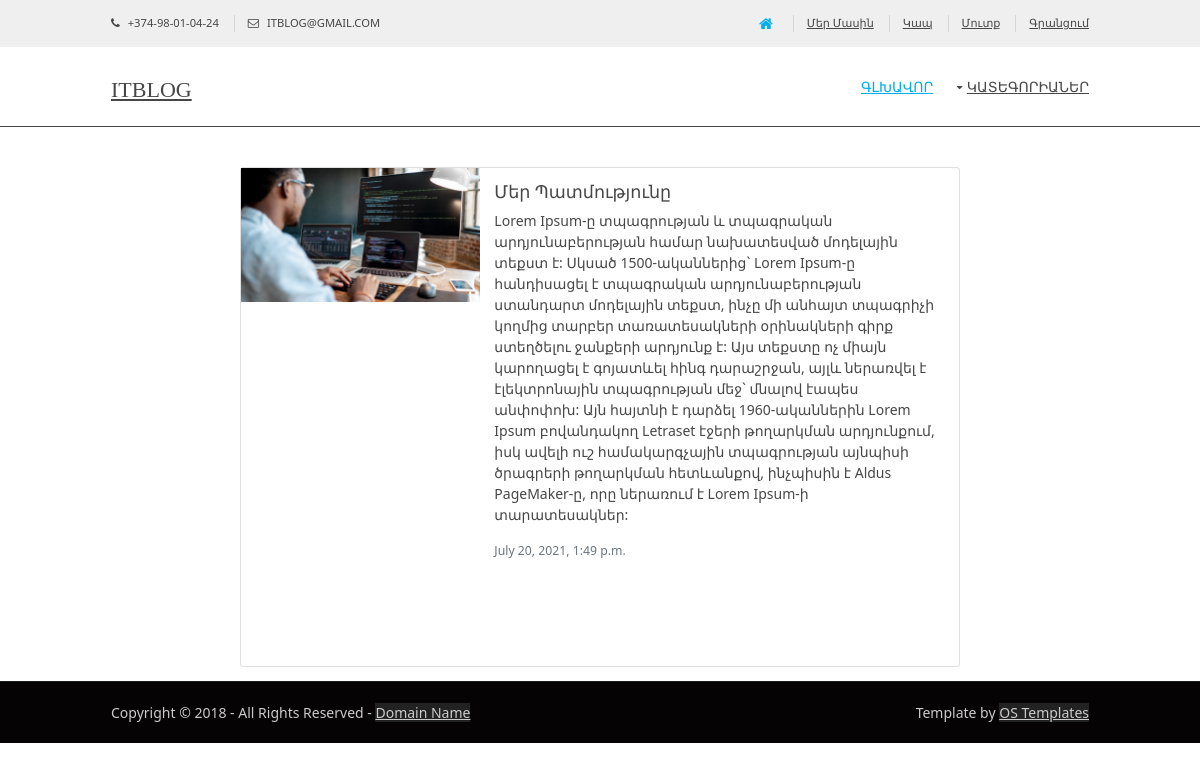
The app's page /about_us/ with its own data.
### contact/models.py (models this page shows)
class AboutUs(BasePost):
    image = models.ImageField('Լուսանկար', upload_to='media/contact/aboutus/')
    class Meta:
        verbose_name = 'Գրառում ընկերության մասին'
        verbose_name_plural = 'Գրառումներ ընկերության մասին'
        ordering = ['-created_date']

### contact/views.py (the view)
# urls.py: path('about_us/', about_us, name='about_us'),
def about_us(request):
    post = AboutUs.objects.first()
    return render(request, 'contact/about_us.html', {'post': post})

### blog/models.py (called while the page is built)
    def get_absolute_url(self):
        return reverse_lazy('post_by_category', kwargs={'pk': self.pk,
                                                        'slug': self.slug})

### blog/templatetags/blog_tags.py (called while the page is built)
@register.simple_tag(name='get_categories')
def get_categories():
    return Category.objects.all()

### contact/templates/contact/about_us.html (shortened to what this page needs)
{% extends 'base.html' %}
{% block content %}
<div class="card mb-3" style="max-width: 720px; height: 500px; margin-left: auto; margin-right: auto; margin-top: 40px;" >
    <div class="row g-0">
        <div class="col-md-4">
            <img src="{{post.image.url}}" height="300px">
        </div>
        <div class="col-md-8">
            <div class="card-body">
                <h5 class="card-title">{{ post.title }}</h5>
                <p class="card-text">{{post.content}}</p>
                <p class="card-text"><small class="text-muted">{{post.created_date}}</small></p>
            </div>
        </div>
    </div>
</div>
{% endblock content %}

### ItBlog/static/styles/layout.css (style rules this page uses)
*, *::before, *::after { transition:all .28s ease-in-out; }
body { color:#CBCBCB; background-color:#222222; }

### ItBlog/static/styles/framework.css (style rules this page uses)
html { overflow-y:scroll; overflow-x:hidden; }
html, body { margin:0; padding:0; font-size:14px; line-height:1.6em; }
*, *::before, *::after { box-sizing:border-box; }
img { width:auto; max-width:100%; height:auto; margin:0; padding:0; border:none; line-height:normal; vertical-align:middle; }
body, input, textarea, select { font-family:Verdana, Geneva, sans-serif; }
h1, h2, h3, h4, h5, h6, .heading { font-family:Georgia, "Times New Roman", Times, serif; }
h1, h2, h3, h4, h5, h6, .heading { margin:0 0 20px 0; font-size:22px; line-height:normal; font-weight:normal; text-transform:capitalize; }

### records on screen
AboutUs: image (picture), title "Մեր Պատմությունը", content "Lorem Ipsum-ը տպագրության և տպագրական արդյունաբերության համար նախատեսված մոդելային տեքստ է: Սկսած 1500-ականներից` Lorem Ipsum-ը հանդիսացել է տպագրական արդյունաբերության ստանդարտ մոդելային տեքստ, ինչը մի անհայտ տպագրիչի կողմից տարբեր տառատեսակների օրինակների գիրք ստեղծելու ջանքերի արդյունք է: Այս տեքստը ոչ միայն կարողացել է գոյատևել հինգ դարաշրջան, այլև ներառվել է էլեկտրոնային տպագրության մեջ` մնալով էապես անփոփոխ: Այն հայտնի է դարձել 1960-ականներին Lorem Ipsum բովանդակող Letraset էջերի թողարկման արդյունքում, իսկ ավելի ուշ համակարգչային տպագրության այնպիսի ծրագրերի թողարկման հետևանքով, ինչպիսին է Aldus PageMaker-ը, որը ներառում է Lorem Ipsum-ի տարատեսակներ:", created_date "July 20, 2021, 1:49 p.m."
